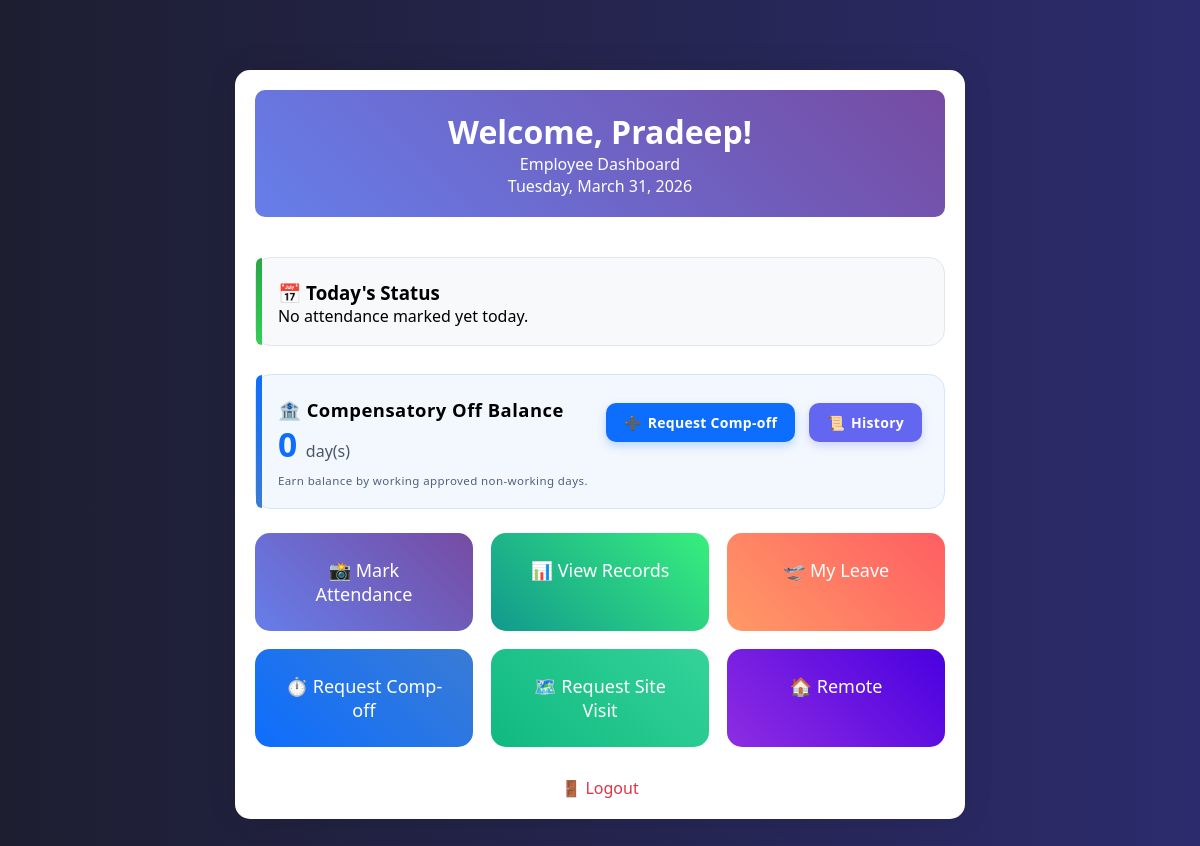
Before: /dashboard (signed in) with the older database file.
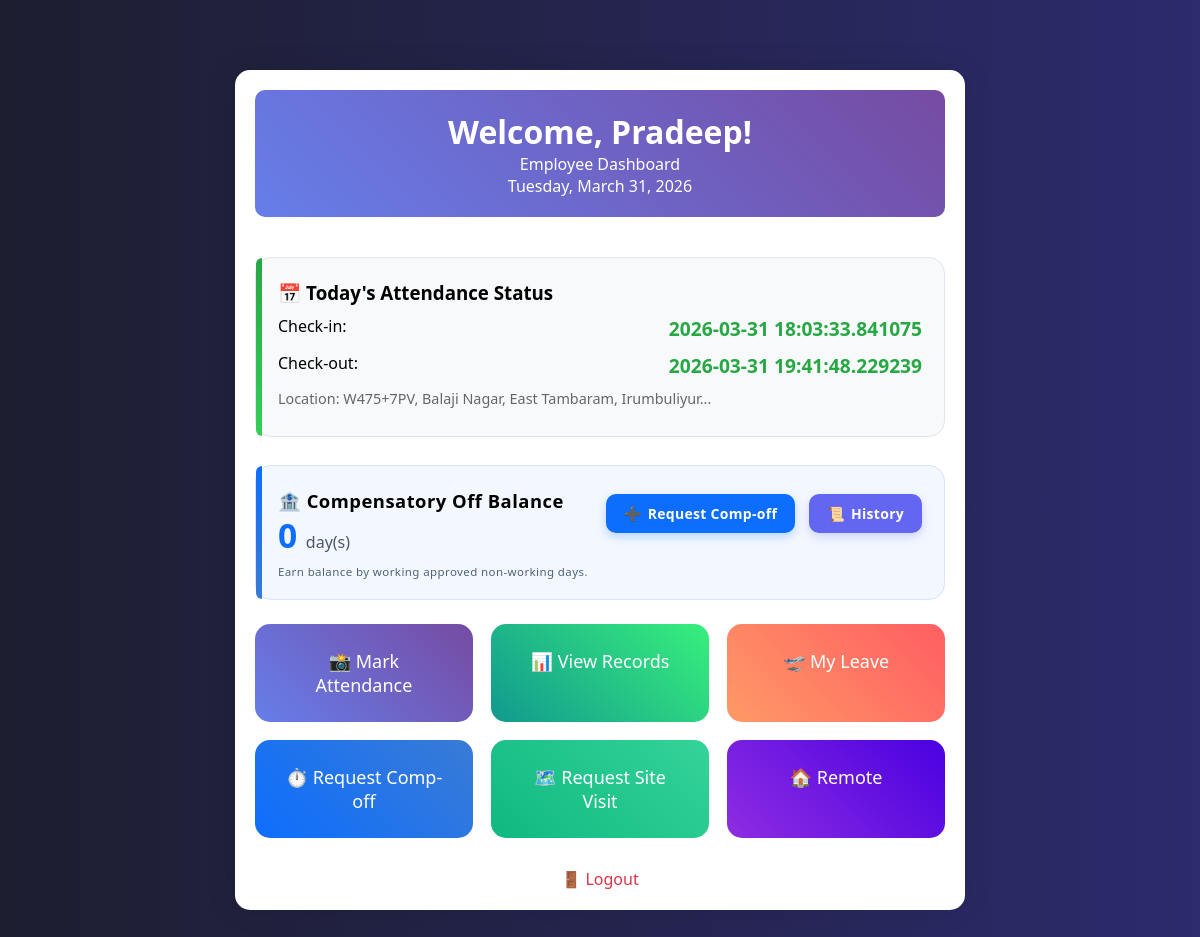
After: the same page with the newer database file.
### tables this page shows
CREATE TABLE attendance (
            attendance_id INTEGER PRIMARY KEY AUTOINCREMENT,
            user_id INTEGER NOT NULL,
            date DATE NOT NULL,
            check_in_time TIME,
            check_out_time TIME,
            check_in_photo TEXT,
            check_out_photo TEXT,
            check_in_location TEXT,
            check_out_location TEXT,
            check_in_timestamp TIMESTAMP,
            check_out_timestamp TIMESTAMP,
            duration_minutes INTEGER,
            status TEXT DEFAULT 'pending',
            geofence_status TEXT DEFAULT 'valid',
            created_at TIMESTAMP DEFAULT CURRENT_TIMESTAMP,
            updated_at TIMESTAMP DEFAULT CURRENT_TIMESTAMP, check_in_latitude REAL, check_in_longitude REAL, check_out_latitude REAL, check_out_longitude REAL, check_in_address TEXT, check_out_address TEXT, image_path_checkin TEXT, image_path_checkout TEXT, attendance_type TEXT,
            FOREIGN KEY (user_id) REFERENCES users(user_id),
            UNIQUE(user_id, date)
        );

### app.py (the view)
@app.route('/dashboard')
@employee_required
def dashboard():
    user_id = session.get('user_id')
    today = date.today()
    try:
        conn = get_db_connection()
        cursor = conn.cursor()
        cursor.execute("SELECT * FROM attendance WHERE user_id = ? AND date = ?",  (user_id, today))
        today_attendance = cursor.fetchone()
        cursor.execute("SELECT geofence_status, compoff_balance FROM users WHERE user_id = ?",  (user_id,))
        row = cursor.fetchone()
        geofence_status = row['geofence_status'] if row else 'none'
        compoff_balance = row.get('compoff_balance',0) if row else 0
        conn.close()
        return render_template('dashboard.html',
                               username=session['username'],
                               employee_name=session['employee_name'],
                               today_attendance=today_attendance,
                               geofence_status=geofence_status,
                               compoff_balance=compoff_balance)
    except Exception as e:
        print(f"Dashboard error: {e}")
        flash(f'Dashboard error: {str(e)}', 'error')
        return redirect(url_for('home'))

### app.py (called while the page is built)
@app.after_request
def after_request(response):
    response.headers['Cache-Control'] = 'no-cache, no-store, must-revalidate'
    response.headers['Pragma'] = 'no-cache'
    response.headers['Expires'] = '0'
    origin = request.headers.get('Origin')
    if origin:
        response.headers['Access-Control-Allow-Origin'] = origin
        response.headers['Access-Control-Allow-Credentials'] = 'true'
        response.headers['Access-Control-Allow-Methods'] = 'GET, POST, PUT, DELETE, OPTIONS'
        response.headers['Access-Control-Allow-Headers'] = 'Content-Type, X-CSRFToken, X-Requested-With'
    return response

def dict_factory(cursor, row):
    d = {}
    for idx, col in enumerate([c[0] for c in cursor.description]):
        d[col] = row[idx]
    return d

def get_db_connection():
    conn = sqlite3.connect(DB_PATH)
    conn.row_factory = dict_factory  # Use dict factory instead of Row
    return conn

### templates/dashboard.html (shortened to what this page needs)
<!DOCTYPE html>
<html lang="en">
<head>
    <link rel="stylesheet" href="{{ url_for('static', filename='styles.css') }}">
</head>
<body>
    <div class="dashboard-container">
        <div class="welcome-section">
            <h1>Welcome, {{ employee_name }}!</h1>
            <p>Employee Dashboard</p>
            <p id="current-date"></p>
        </div>
        {% if today_attendance %}
        <div class="status-card">
            <h3>📅 Today's Attendance Status</h3>
            <div class="status-info">
                <span>Check-in:</span>
                <span class="time-display">
                    {% if today_attendance.check_in_time %}
                        {{ today_attendance.check_in_time | time_format('%H:%M:%S') }}
                    {% else %}
                        Not checked in
                    {% endif %}
                </span>
            </div>
            <div class="status-info">
                <span>Check-out:</span>
                <span class="time-display">
                    {% if today_attendance.check_out_time %}
                        {{ today_attendance.check_out_time | time_format('%H:%M:%S') }}
                    {% else %}
                        Not checked out
                    {% endif %}
                </span>
            </div>
            {% if today_attendance.check_in_address %}
            <div class="status-info">
                <span style="font-size: 0.9em; color: #666;">Location: {{ today_attendance.check_in_address[:50] }}...</span>
            </div>
            {% endif %}
        </div>
        {% else %}
        <div class="status-card">
            <h3>📅 Today's Status</h3>
            <p>No attendance marked yet today.</p>
        </div>
        {% endif %}
        <div class="status-card comp-off-card">
            <div style="display:flex; justify-content:space-between; align-items:flex-start; gap:18px; flex-wrap:wrap;">
                <div style="flex:1 1 220px; min-width:200px;">
                    <h3 style="margin:0 0 6px; font-size:1.15rem; letter-spacing:.5px;">🏦 Compensatory Off Balance</h3>
                    <div class="comp-off-balance">{{ compoff_balance }} <span style="font-size:1rem;font-weight:500;color:#4a5568;">day(s)</span></div>
                    <small style="color:#51637a; font-size:.72rem; letter-spacing:.4px;">Earn balance by working approved non-working days.</small>
                </div>
                <div class="comp-off-actions">
                    <a href="{{ url_for('request_compoff') }}" class="btn-compact"><span>➕</span>Request Comp-off</a>
                    <a href="{{ url_for('view_attendance') }}" class="btn-compact" style="background:#6366f1; box-shadow:0 4px 10px rgba(99,102,241,.25);"><span>📜</span>History</a>
                </div>
            </div>
        </div>
        <div class="dual-request-buttons">
            <a href="{{ url_for('mark_attendance') }}" class="btn-large">📸 Mark Attendance</a>
            <a href="{{ url_for('view_attendance') }}" class="btn-large btn-secondary">📊 View Records</a>
            <a href="{{ url_for('myleave') }}" class="btn-large" style="background:linear-gradient(45deg,#ff9966,#ff5e62)">🛫 My Leave</a>
            <a href="{{ url_for('request_compoff') }}" class="btn-large" style="background:linear-gradient(45deg,#0d6efd,#3a7bd5)">⏱️ Request Comp-off</a>
            <a href="{{ url_for('request_visit') }}" class="btn-large" style="background:linear-gradient(45deg,#10b981,#34d399)">🗺️ Request Site Visit</a>
            <a href="{{ url_for('request_remote') }}" class="btn-large" style="background:linear-gradient(45deg,#8e2de2,#4a00e0)">🏠 Remote</a>
        </div>
        <div style="text-align: center; margin-top: 30px;">
            <a href="{{ url_for('logout') }}" style="color: #dc3545; text-decoration: none;">
                🚪 Logout
            </a>
        </div>
    </div>
</body>
</html>

Changed rows visible on the page:
added attendance: check_in_time "2026-03-31 18:03:33.841075", check_out_time "2026-03-31 19:41:48.229239", check_in_address "W475+7PV, Balaji Nagar, East Tambaram, Irumbuliyur"
Other visible differences:
text no longer shown: "📅 Today's Status No attendance marked yet today."
text now shown: "📅 Today's Attendance Status Check-in: Check-out: Location: ..."
